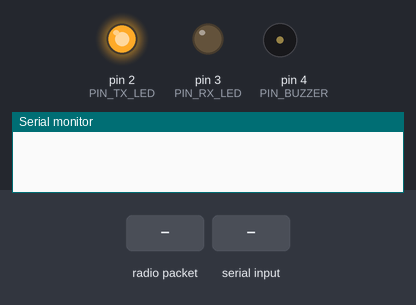
A sketch run on a simulated Arduino Nano, built with avr-gcc and run on an emulated ATmega328P. Parts: output pins drawn as LEDs (lit = HIGH), buzzer (waves = sounding), the last lines printed to the serial monitor. The test bench sets the inputs (shaded band). No radio packets arrive unless stated.

Above: at 0.1 s.
At 1.6 s:
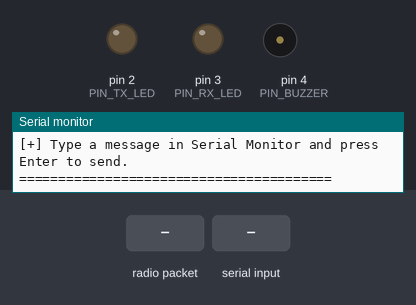
1.7 s: radio packet "1" arrives
At 1.94 s:
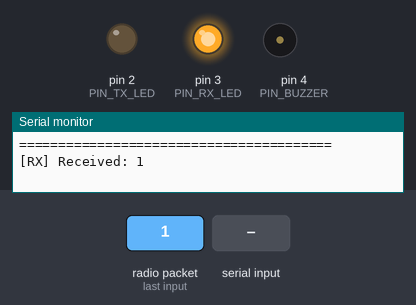
3.3 s: "1\n" received over Serial
Timing chart, 0 to 6.3 s (numbered marks = the images above; inputs shaded):
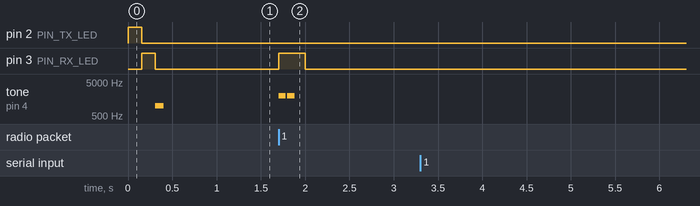

Measured:
- after the input at 1.7 s, pin 3 (PIN_RX_LED): LOW → HIGH at once, → LOW 0.30 s later; tone on pin 4 (PIN_BUZZER): alternates 2000 Hz for 0.08 s and silent for 0.02 s, 4 changes in all, then stays silent, starting at once

The sketch:

fixed_code.ino
```cpp
#include <SPI.h>
#include <nRF24L01.h>
#include <RF24.h>

// ======================================================================
// CONFIGURATION: Set NODE to 0 for Board #1, and set NODE to 1 for Board #2
// ======================================================================
#define NODE 0  // <--- Change to 1 on the SECOND Arduino Nano before uploading!

// Pin Definitions based on your pinout
#define PIN_TX_LED 2   // Red LED (Sending)
#define PIN_RX_LED 3   // Green LED (Receiving)
#define PIN_BUZZER 4   // Buzzer (+)
#define PIN_CE     9   // nRF24 CE
#define PIN_CSN    10  // nRF24 CSN

// RF24 Radio Object Initialization
RF24 radio(PIN_CE, PIN_CSN);

// Pipe addresses for two-way communication
const byte addresses[][6] = {"1Node", "2Node"};

// Buffer for incoming and outgoing messages
char messageBuffer[32] = "";

void setup() {
  // Initialize Serial Monitor
  Serial.begin(115200);
  while (!Serial);

  // Initialize hardware pins
  pinMode(PIN_TX_LED, OUTPUT);
  pinMode(PIN_RX_LED, OUTPUT);
  pinMode(PIN_BUZZER, OUTPUT);

  digitalWrite(PIN_TX_LED, LOW);
  digitalWrite(PIN_RX_LED, LOW);
  digitalWrite(PIN_BUZZER, LOW);

  // Start SPI & Radio
  if (!radio.begin()) {
    Serial.println(F("[-] Hardware Alert: nRF24L01 radio not responding! Check SPI/Power wiring."));
    while (1); // Halt if radio fails to initialize
  }

  // Set RF parameters
  radio.setPALevel(RF24_PA_LOW);      // Low power for close range testing (helps stability)
  radio.setDataRate(RF24_1MBPS);      // Standard data rate
  radio.setChannel(76);               // Noise-free channel

  // Configure reading & writing pipes based on NODE ID
  if (NODE == 0) {
    radio.openWritingPipe(addresses[0]); // Writes to 1Node
    radio.openReadingPipe(1, addresses[1]); // Listens on 2Node
  } else {
    radio.openWritingPipe(addresses[1]); // Writes to 2Node
    radio.openReadingPipe(1, addresses[0]); // Listens on 1Node
  }

  radio.startListening();

  // Startup indication (LEDs & Buzzer test)
  digitalWrite(PIN_TX_LED, HIGH);
  delay(150);
  digitalWrite(PIN_TX_LED, LOW);

  digitalWrite(PIN_RX_LED, HIGH);
  delay(150);
  digitalWrite(PIN_RX_LED, LOW);

  tone(PIN_BUZZER, 1000, 100);
  delay(100);

  Serial.println(F("========================================"));
  Serial.print(F("[+] Node Started as Node ID: "));
  Serial.println(NODE);
  Serial.println(F("[+] Type a message in Serial Monitor and press Enter to send."));
  Serial.println(F("========================================"));
}

void loop() {
  // -------------------------------------------------------------------
  // 1. TRANSMITTING DATA (Serial Input -> RF Output)
  // -------------------------------------------------------------------
  if (Serial.available() > 0) {
    String inputString = Serial.readStringUntil('\n');
    inputString.trim(); // Remove whitespace / newlines

    if (inputString.length() > 0) {
      // Turn on TX (Red) LED
      digitalWrite(PIN_TX_LED, HIGH);

      // Convert String to Char Array (max 32 bytes for nRF24 payload)
      inputString.toCharArray(messageBuffer, sizeof(messageBuffer));

      radio.stopListening(); // Stop listening to allow transmission

      bool success = radio.write(&messageBuffer, strlen(messageBuffer) + 1);

      radio.startListening(); // Resume listening

      // Turn off TX LED
      digitalWrite(PIN_TX_LED, LOW);

      if (success) {
        Serial.print(F("[TX] Sent successfully: "));
        Serial.println(messageBuffer);
      } else {
        Serial.println(F("[TX Error] Transmission failed (No ACK from target)."));
      }
    }
  }

  // -------------------------------------------------------------------
  // 2. RECEIVING DATA (RF Input -> Serial Output)
  // -------------------------------------------------------------------
  if (radio.available()) {
    char receivedData[32] = "";
    radio.read(&receivedData, sizeof(receivedData));

    // Visual & Acoustic Feedback
    digitalWrite(PIN_RX_LED, HIGH);
    triggerBuzzer();

    // Print received message
    Serial.print(F("[RX] Received: "));
    Serial.println(receivedData);

    delay(200);
    digitalWrite(PIN_RX_LED, LOW);
  }
}

// Function for distinct double-beep alert on message arrival
void triggerBuzzer() {
  tone(PIN_BUZZER, 2000, 80);
  delay(100);
  tone(PIN_BUZZER, 2000, 80);
}
```
